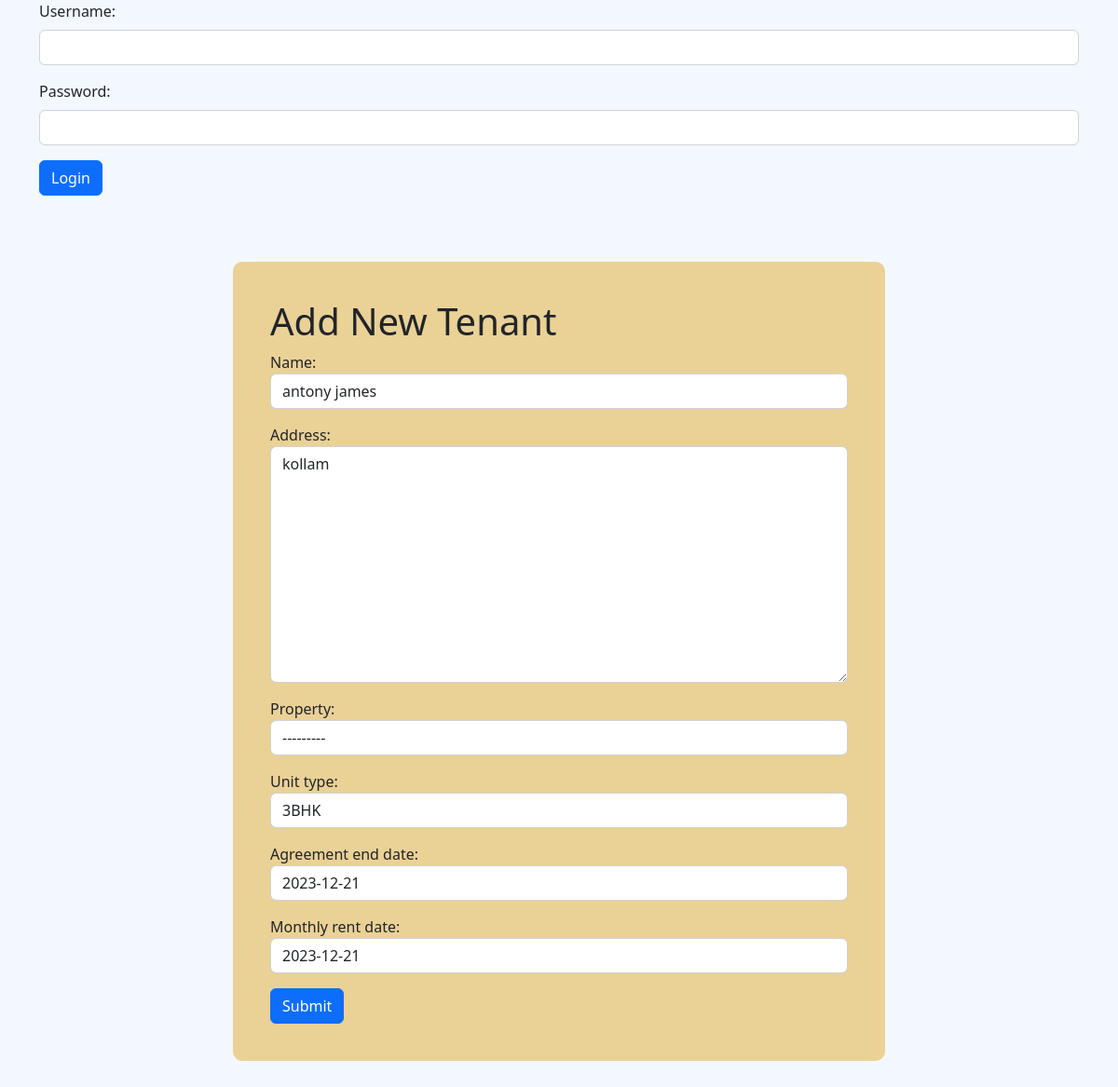
The page /tenant/update/2/ on the database its author committed.
### estate_admin/models.py (models this page shows, shortened)
class Tenant(models.Model):
    name = models.CharField(max_length=255)
    address = models.TextField()
    property = models.ForeignKey(Property, on_delete=models.SET_NULL, null=True, blank=True)
    unit_type = models.CharField(max_length=5, choices=UnitType.choices, default=UnitType.ONE_BHK)
    agreement_end_date = models.DateField(default=datetime.date.today)  # Corrected spelling
    monthly_rent_date = models.DateField(default=datetime.date.today)

class Property(models.Model):
    name = models.CharField(max_length=255)
    address = models.TextField()
    location = models.TextField(default ='tvm')
    features = models.TextField(default ='superb')
    flats_1bhk = models.PositiveIntegerField(default=0)
    flats_2bhk = models.PositiveIntegerField(default=0)
    flats_3bhk = models.PositiveIntegerField(default=0)
    flats_4bhk = models.PositiveIntegerField(default=0)
    def __str__(self):
        return self.name

### estate_admin/views.py (the view)
# urls.py: path('tenant/update/<int:tenant_id>/', views.add_or_update_tenant, name='update_tenant'),
def add_or_update_tenant(request, tenant_id=None):
    if tenant_id:
        tenant = get_object_or_404(Tenant, pk=tenant_id)
        form = TenantForm(request.POST or None, instance=tenant)
    else:
        tenant = None
        form = TenantForm(request.POST or None)
    if request.method == 'POST' and form.is_valid():
        form.save()
        return redirect('list_tenants')  # Redirect to the tenant listing page
    return render(request, 'estate_admin/add_or_edit_tenant.html', {
        'form': form,
        'tenant': tenant
    })

### estate_admin/forms.py
class TenantForm(forms.ModelForm):
    class Meta:
        model = Tenant
        fields = ['name', 'address','property','unit_type','agreement_end_date','monthly_rent_date']
    def __init__(self, *args, **kwargs):
        super(TenantForm, self).__init__(*args, **kwargs)
        for field_name, field in self.fields.items():
            field.widget.attrs['class'] = 'form-control'

### estate_admin/templates/estate_admin/add_or_edit_tenant.html (shortened to what this page needs)
{% extends "estate_admin/index.html" %}
{% load static %}
{% block content %}
<link rel="stylesheet" href="{% static 'estate_admin/add_or_edit_tenant.css' %}">
<div class="container">
<div class="login-box">
    <h1>Add New Tenant</h1>
<form method="post">
    {{ form.as_p }}
    <button type="submit" class="btn btn-primary">Submit</button>
</form>
</div>
</div>
{% endblock content %}

### estate_admin/static/estate_admin/styles.css (style rules this page uses)
body { background-color: #F3F8FF; }

### estate_admin/static/estate_admin/add_or_edit_tenant.css (style rules this page uses)
.login-box { margin-top: 500px; margin-left: 50%; min-width: 700px; padding: 40px; transform: translate(-50%, -50%); background: #EAD196; box-sizing: border-box; border-radius: 10px; margin-bottom: 30px; }

### rows shown on the page
Tenant: name "antony james", address "kollam", property "---------", unit_type "3BHK", agreement_end_date "2023-12-21", monthly_rent_date "2023-12-21"
